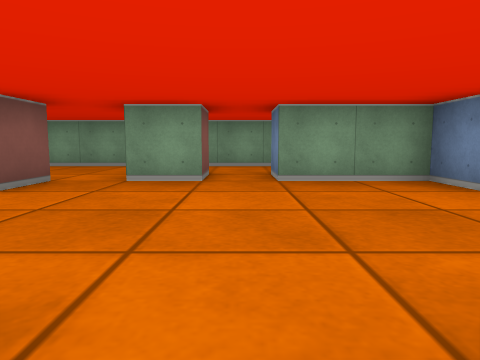
view 1 (above)

24 first-person views from a walk through a cub3D level. The camera is about half as high as the walls, tilts 6° down and sees 70° across. The floor is counted in squares. Each view is taken from the middle of a square. On the plan, view 1 faces up. The plan holds only what a view shows up to about 9 squares ahead; the rest is blank.

view 2
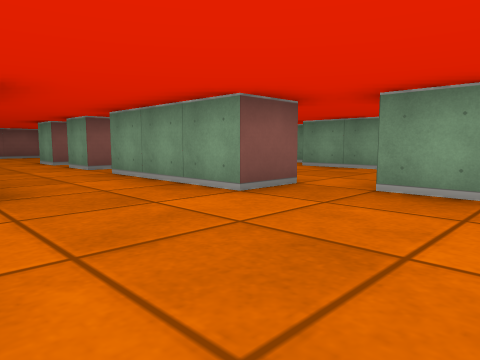

view 3
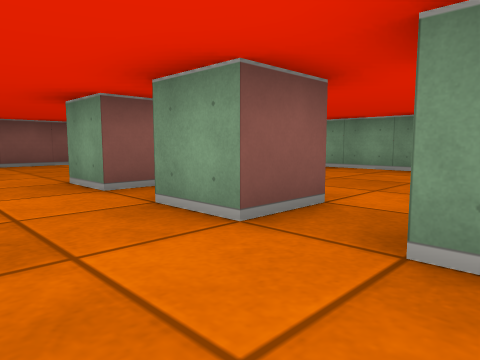

view 4
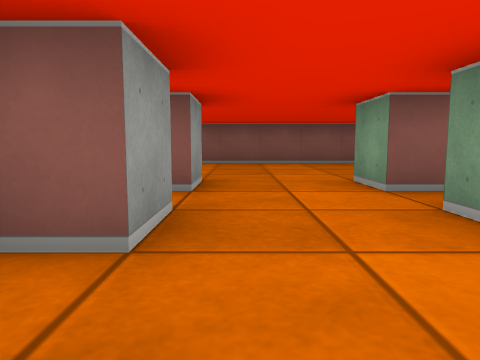

view 5
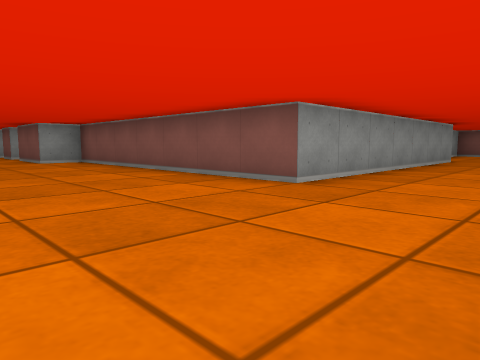

view 6
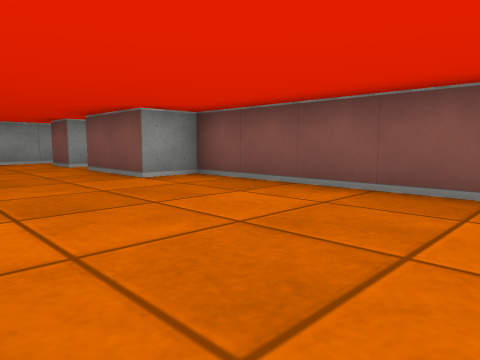

view 7
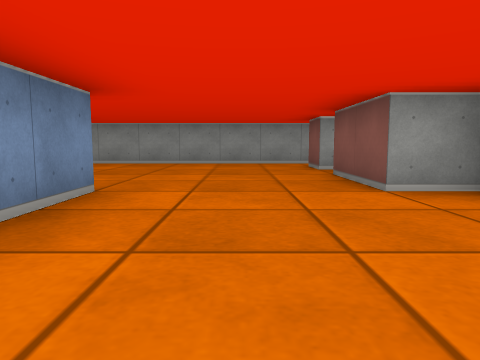

view 8
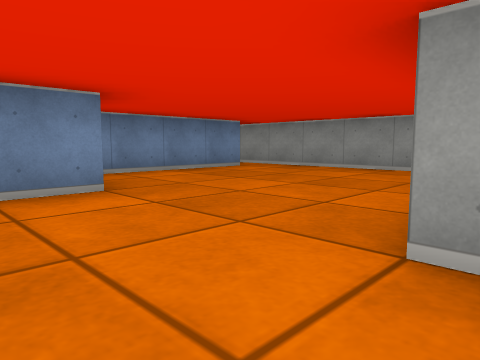

view 9
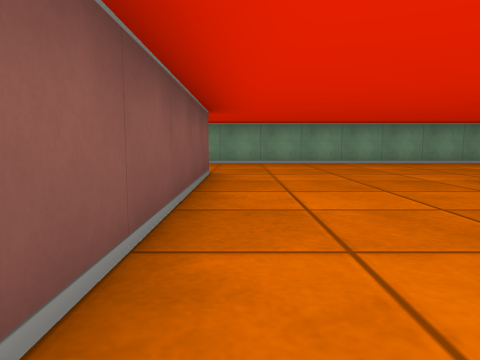

view 10
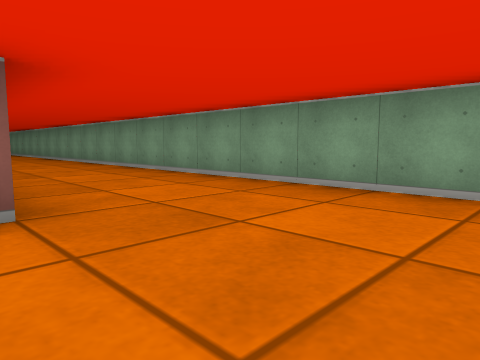

view 11
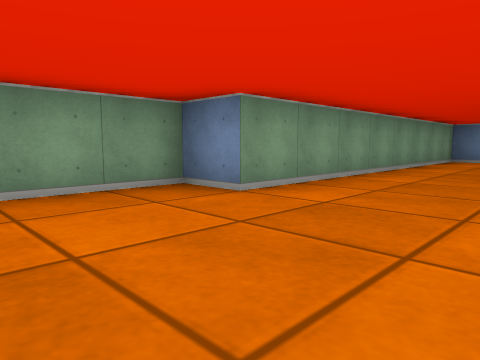

view 12
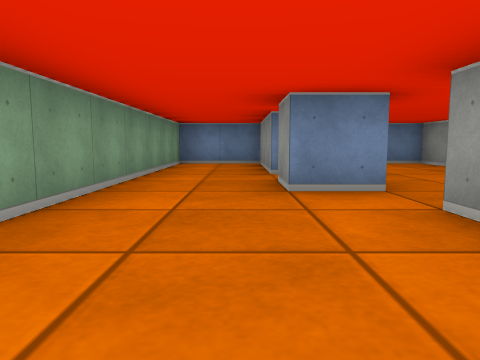

view 13
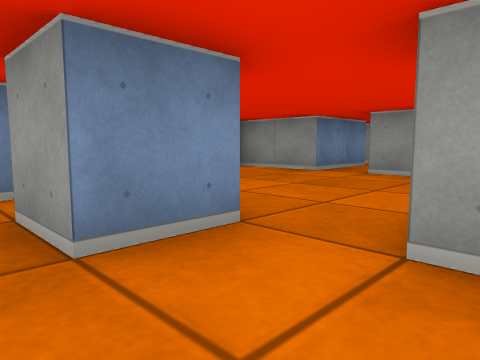

view 14
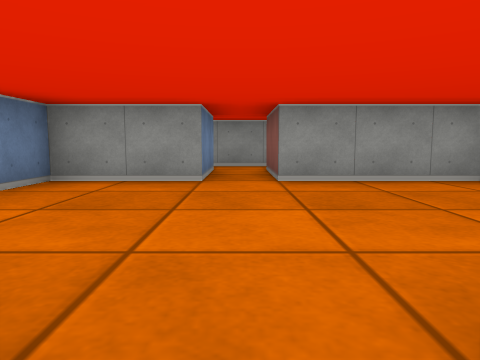

view 15
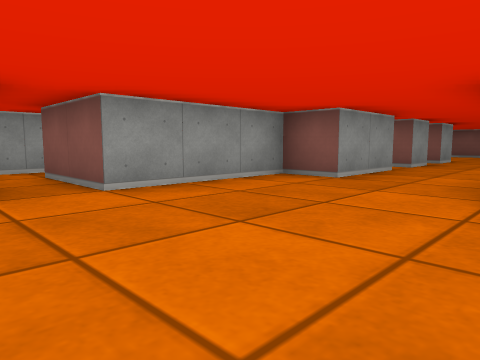

view 16
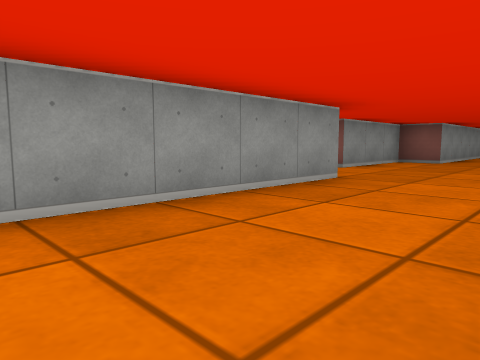

view 17
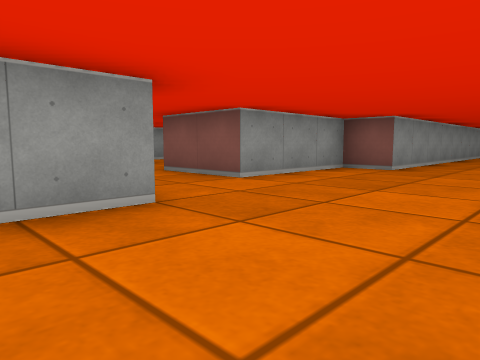

view 18
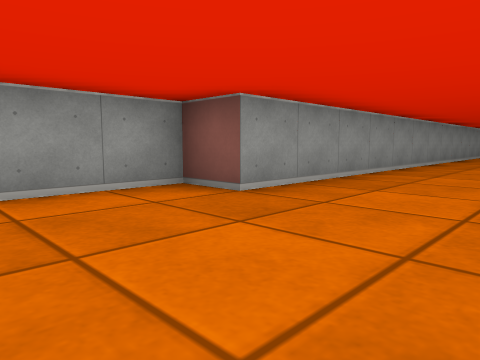

view 19
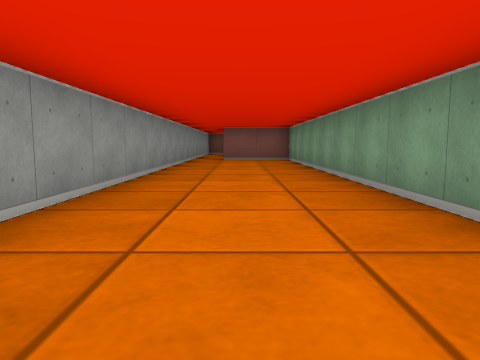

view 20
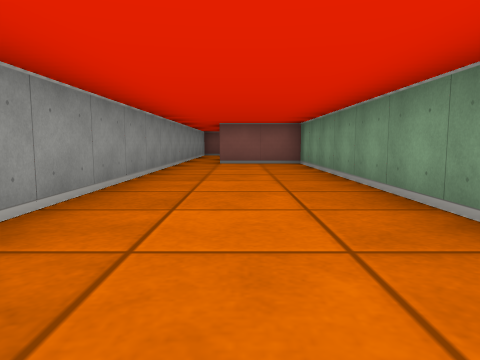

view 21
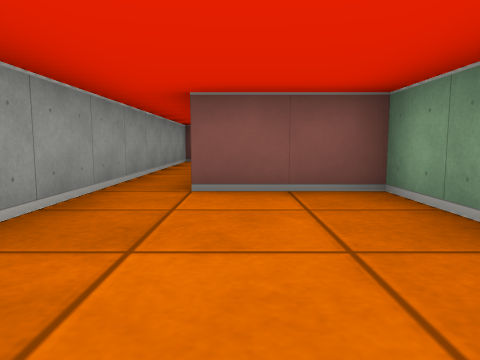

view 22
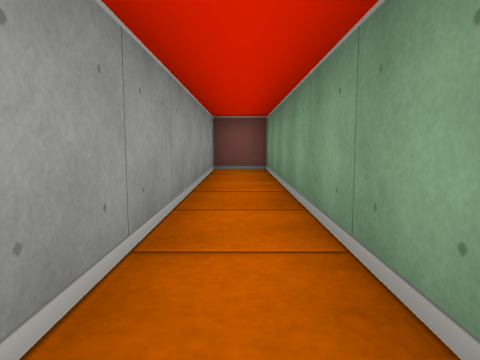

view 23
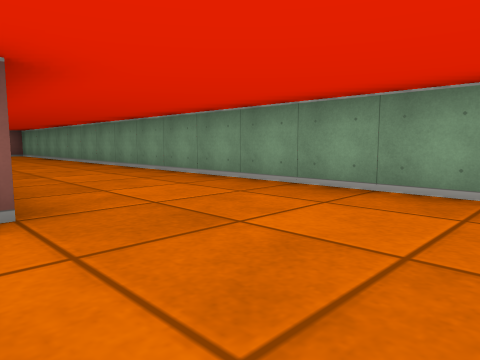

view 24
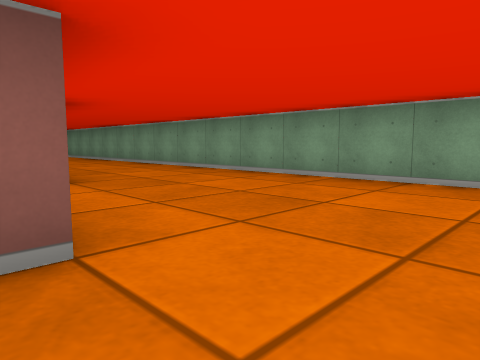

### Floor plan
Points are (right, up) in squares from view 1. A wall is a line through its corners. A room is listed if a view was taken in it or the views show most of it. See-through windows are left out.
Room 1 (view 1)
walls: (-0.9, -2.5) (1, -2.5); (0.5, -1.5) (0.5, 0.5); (-0.5, 0.5) (-0.5, -1.5)
ways out: opening at (0, -0.5) to room 2
Room 2 (views 2, 3, 4, 5, 6, 7, 8, 9, 10, 11, 12, 13, 14, 15, 16, 17, 18, 19, 20, 21, 22, 23)
walls: (-9.5, 1.5) (-8.5, 1.5) (-8.5, 1.1); (-8.5, 4.1) (-8.5, 3.5) (-9.5, 3.5); (-7.5, 1.5) (-6.5, 1.5) (-6.5, 0.9); (-6.5, 4.6) (-6.5, 3.5) (-7.5, 3.5); (-9.5, -1.6) (-9.5, 0); (-20.6, 5.5) (-13.5, 5.5) (-13.5, -1.5) (-12.5, -1.5) (-12.5, -3.5); (-5.6, 1.5) (-3.5, 1.5) (-3.5, 0.5) (-0.5, 0.5); (-13, -4.5) (-12.5, -4.5) (-12.5, -5.5); (-3, 4.5) (-2.5, 4.5) (-2.5, 3.5) (-5.5, 3.5); (-12.9, -6.5) (-7.6, -6.5); (-7.5, -5.5) (-7.5, -2.2); (-1.5, 4.5) (-1.5, 5.5) (-0.5, 5.5) (-0.5, 4.5) (-1.5, 4.5); (0.5, 0.5) (2.5, 0.5) (2.5, 1.5) (3.5, 1.5) (3.5, 2.4); (2.5, 3.5) (2.5, 4.5) (0.5, 4.5) (0.5, 5.5) (3.5, 5.5) (3.5, 7.5) (-4.5, 7.5) (-4.5, 8.5) (-38.5, 8.5) (-38.5, 6.5) (-44.5, 6.5) (-44.5, 5.5) (-25.5, 5.5) (-25.5, 4.5) (-22.5, 4.5)
ways out: opening at (0, -0.5) to room 1; opening at (-21.5, 4.5) to room 3; opening at (-6.5, -6)
Room 3 (view 24)
walls: (-22.5, 4.5) (-22.5, 2.5)
ways out: opening at (-21.5, 4.5) to room 2

Where each view was taken, in squares from view 1:
view 1: 0 up, 0 right, facing up
view 2: 1 up, 0 right, facing up-left
view 3: 2 up, 5 left, facing up-left
view 4: 2 up, 5 left, facing left
view 5: 8 up, 10 left, facing down-left
view 6: 3 up, 10 left, facing down-left
view 7: 2 up, 11 left, facing down
view 8: 0 up, 13 left, facing down-right
view 9: 0 up, 13 left, facing up
view 10: 5 up, 11 left, facing up-left
view 11: 5 up, 7 left, facing up-right
view 12: 6 up, 5 left, facing right
view 13: 6 up, 3 left, facing down-right
view 14: 5 up, 0 right, facing down
view 15: 4 up, 1 right, facing down-left
view 16: 8 up, 16 left, facing down-left
view 17: 8 up, 19 left, facing down-left
view 18: 8 up, 23 left, facing down-left
view 19: 7 up, 28 left, facing left
view 20: 7 up, 30 left, facing left
view 21: 7 up, 35 left, facing left
view 22: 6 up, 38 left, facing left
view 23: 5 up, 23 left, facing up-left
view 24: 4 up, 21 left, facing up-left
